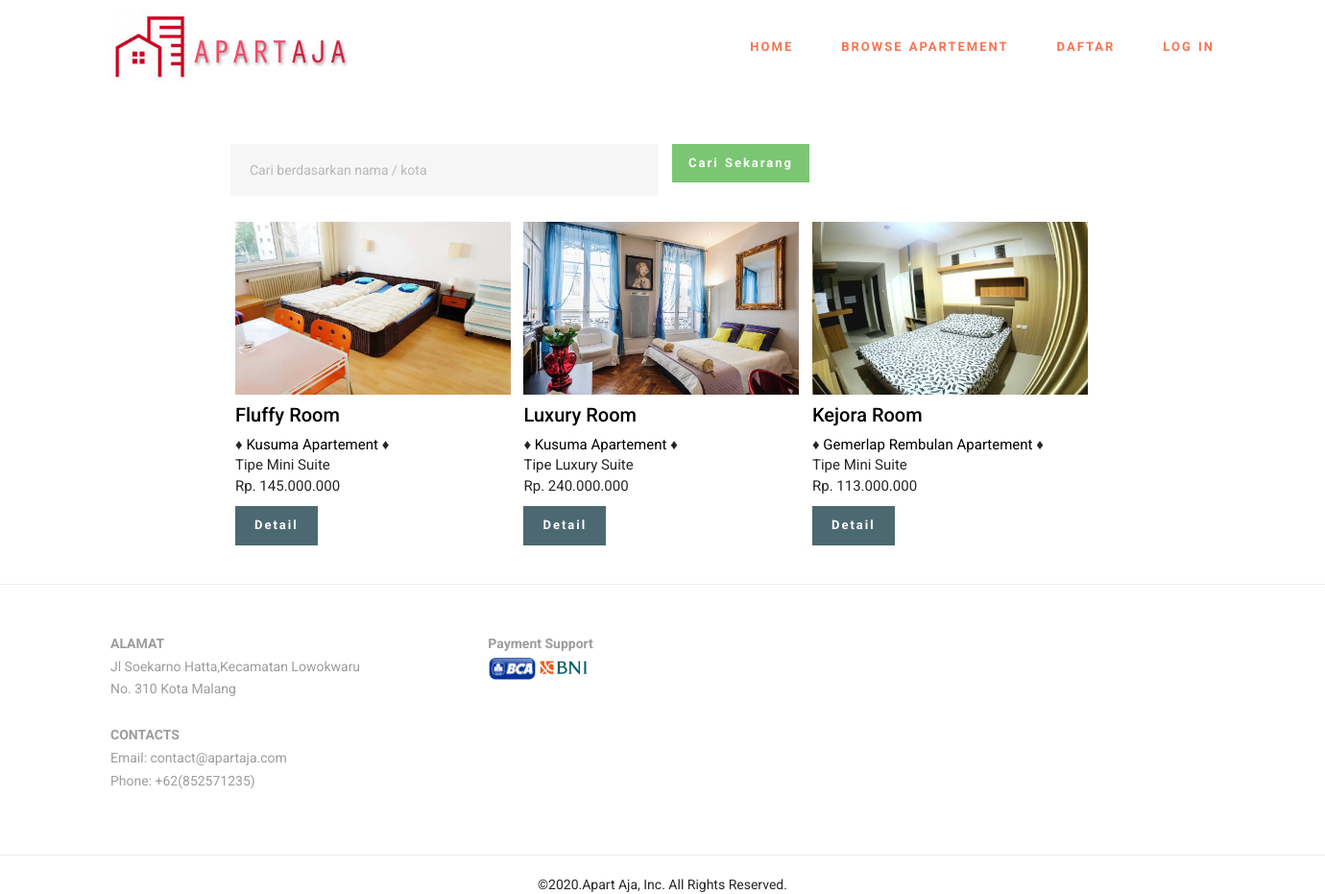
Screenshot of /index.php/ruangan with the database file from the repository.
### tables this page shows
CREATE TABLE `ruangan_apartemen` (
  `id_ruangan` int(11) NOT NULL,
  `id_apartemen` int(11) NOT NULL,
  `id_pengelola` int(11) NOT NULL,
  `nama_ruangan` varchar(255) NOT NULL,
  `jenis_ruangan` varchar(250) NOT NULL,
  `harga_beli` bigint(20) NOT NULL,
  `detail_ruangan` text NOT NULL,
  `sisa_ruang_apartemen` int(10) NOT NULL,
  `gambar_utama` text NOT NULL
);

CREATE TABLE `apartemen` (
  `id_apartemen` int(11) NOT NULL,
  `id_pengelola` int(11) NOT NULL,
  `nama_apartemen` varchar(255) NOT NULL,
  `alamat_apartemen` varchar(255) NOT NULL,
  `kota_kabupaten` varchar(200) NOT NULL,
  `provinsi` varchar(200) NOT NULL,
  `gambar_apartemen` text NOT NULL,
  `maps_link` text NOT NULL DEFAULT '#'
);

### application/controllers/Ruangan.php (called while the page is built, shortened)
<?php
class Ruangan extends CI_Controller
{
	public function __construct()
	{
		$this->load->model('ruangan_model');
		$this->load->model('apartemen_model');
		$this->load->model('gambarruangan_model');
	}
	public function index()
	{
		$kategori = $this->input->post("kategori");
		if (!empty($kategori)) {
			$data['ruangan'] = $this->ruangan_model->getAllRuanganByKategori($kategori);
		} elseif (isset($_POST["cari"])) {
			$keyword = $this->input->post("keyword");
			$data['ruangan'] = $this->ruangan_model->getAllRuanganByNamaOrKota($keyword);
		} else {
			$data['ruangan'] = $this->ruangan_model->getAllRuangan();
		}
		$data['title'] = 'Apart Aja';
		$level = $this->session->userdata('level');
		if ($level == 'user' or $level == 'admin') {
			$this->load->view('templates/header-user', $data);
		} else {
			$this->load->view('templates/header-guest', $data);
		}
		$this->load->view('ruangan/index', $data);
		$this->load->view('templates/footer');
	}
}

### index.php (called while the page is built, shortened)
<?php
require_once BASEPATH.'core/CodeIgniter.php';

### application/models/Ruangan_model.php (called while the page is built, shortened)
<?php
class ruangan_model extends CI_Model
{
	public function getAllRuangan()
	{
		$query = $this->db->query("SELECT * FROM ruangan_apartemen as ra JOIN apartemen a ON ra.id_apartemen = a.id_apartemen");
		return $query->result_array();
	}
}

### application/views/ruangan/index.php (the view, shortened to what this page needs)
<div class="container" style="padding: 20px; margin: 10 px auto; margin-left: 220px; margin-right: auto;margin-top:50px;">
	<div class="row" style="margin-top: 80px;">
		<div class="col-lg-12" style="margin: 0 auto;">
			<form action="" method="POST">
				<div class="form-group row mt-2">
					<div class="col-sm-5">
						<input type="text" name="keyword" class="form-control" id="" placeholder="Cari berdasarkan nama / kota">
					</div>
					<button type="submit" class="btn btn-sm btn-success" name="cari">Cari Sekarang</button>
				</div>
			</form>
			<?php
			foreach ($ruangan as $ruanganApartemen) {
			?>
				<div class="card" onclick="location.href='<?= base_url() ?>ruangan/detailRuangan/<?= $ruanganApartemen['id_ruangan'] ?>'" style="width: 287px;display:inline-block;margin-left:5px;margin-right: 5px;margin-top: 15px;cursor:pointer">
					<a href="<?= base_url() ?>ruangan/detailRuangan/<?= $ruanganApartemen['id_ruangan'] ?>" style="text-decoration: none; color:black">
						<img style="width:287px;height:180px" src="<?= base_url() ?>assets/img/gambar_ruangan/<?= $ruanganApartemen['gambar_utama'] ?>" alt="Card image cap">
						<div class="card-body">
							<h5 class="card-title" style="font-size: 20px;"><?= $ruanganApartemen['nama_ruangan'] ?> Room</h5>
					</a>
					<p class="card-text" style="font-size: 15px">&diams; <a href="<?= base_url() ?>ruangan/detailRuangan/<?= $ruanganApartemen['id_ruangan'] ?>" style="text-decoration: none;color:black"><?= $ruanganApartemen['nama_apartemen'] ?> Apartement</a> &diams;<br>Tipe <?= $ruanganApartemen['jenis_ruangan'] ?><br>Rp. <?= number_format($ruanganApartemen['harga_beli'], 0, ',', '.');; ?></p>
					<a href="<?= base_url() ?>ruangan/detailRuangan/<?= $ruanganApartemen['id_ruangan'] ?>" class="btn btn-primary">Detail</a>
				</div>
		</div>
	<?php
			}
	?>

### assets/mobirise/css/style.css (style rules this page uses)
html { position: relative; min-height: 100%; }

### rows the page displays
ruangan_apartemen: gambar_utama (picture), nama_ruangan "Fluffy", id_apartemen.nama_apartemen "Kusuma", jenis_ruangan "Mini Suite", harga_beli "145.000.000"
ruangan_apartemen: gambar_utama (picture), nama_ruangan "Luxury", id_apartemen.nama_apartemen "Kusuma", jenis_ruangan "Luxury Suite", harga_beli "240.000.000"
ruangan_apartemen: gambar_utama (picture), nama_ruangan "Kejora", id_apartemen.nama_apartemen "Gemerlap Rembulan", jenis_ruangan "Mini Suite", harga_beli "113.000.000"
